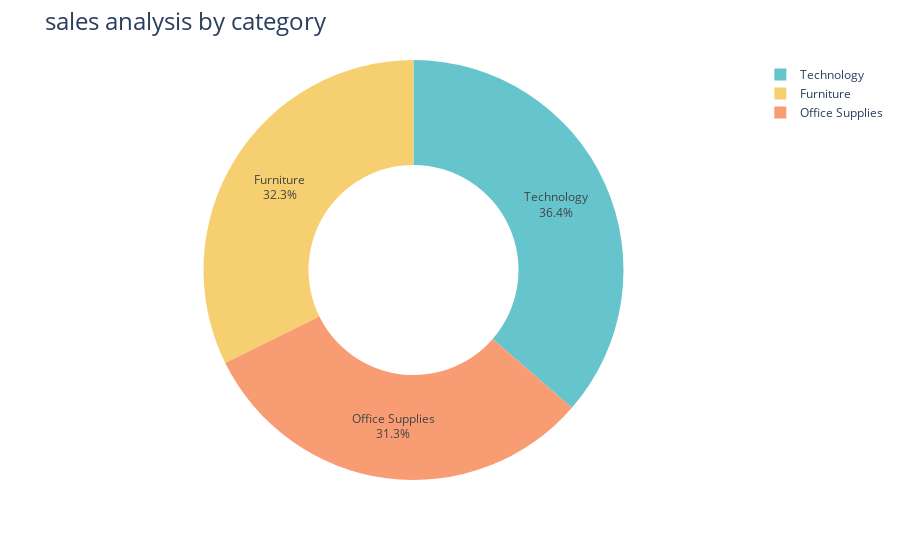

Notebook source saved alongside this figure:
### Code cell
fig = px.pie(sales_by_category,values="Sales",names="Category",
             hole = 0.5,color_discrete_sequence = px.colors.qualitative.Pastel)
fig.update_traces(textposition = "inside",textinfo ="percent+label")
fig.update_layout(title_text = "sales analysis by category",title_font=dict(size=24))
fig.show()

### Figure 1 — Plotly figure (JSON) as saved in the notebook; plotly's stock layout.template omitted (floating-point values rounded to 4 significant figures)
{"data": [{"domain": {"x": [0, 1], "y": [0, 1]}, "hole": 0.5, "hovertemplate": "Category=%{label}<br>Sales=%{value}<extra></extra>", "labels": ["Furniture", "Office Supplies", "Technology"], "legendgroup": "", "name": "", "showlegend": true, "textinfo": "percent+label", "textposition": "inside", "type": "pie", "values": [742000.0, 719000.0, 836200.0]}], "layout": {"legend": {"tracegroupgap": 0}, "margin": {"t": 60}, "piecolorway": ["rgb(102, 197, 204)", "rgb(246, 207, 113)", "rgb(248, 156, 116)", "rgb(220, 176, 242)", "rgb(135, 197, 95)", "rgb(158, 185, 243)", "rgb(254, 136, 177)", "rgb(201, 219, 116)", "rgb(139, 224, 164)", "rgb(180, 151, 231)", "rgb(179, 179, 179)"], "title": {"font": {"size": 24}, "text": "sales analysis by category"}}}
